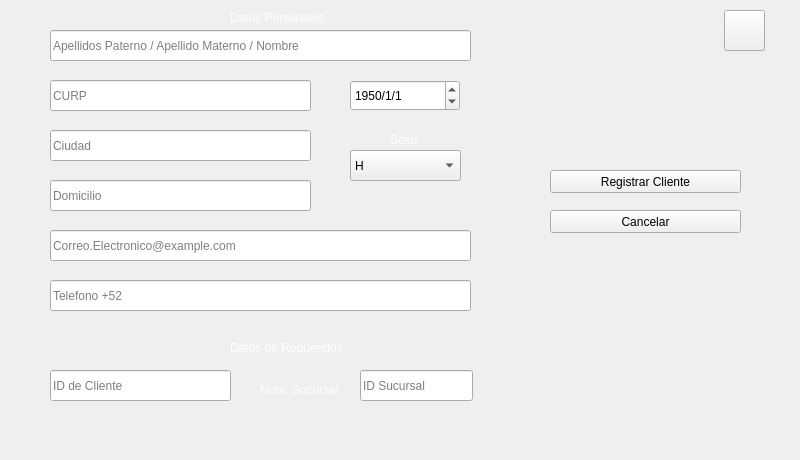
      <widget class="QWidget" name="tab_3">
       <attribute name="title">
        <string>Registrar Clientes</string>
       </attribute>
       <widget class="QLabel" name="label1002">
        <property name="geometry">
         <rect>
          <x>0</x>
          <y>0</y>
          <width>791</width>
          <height>451</height>
         </rect>
        </property>
        <property name="styleSheet">
         <string notr="true">border-image: url(:/imagenes/negro3.png);</string>
        </property>
        <property name="text">
         <string/>
        </property>
       </widget>
       <widget class="QLineEdit" name="NombreClientelineEdit">
        <property name="geometry">
         <rect>
          <x>50</x>
          <y>30</y>
          <width>421</width>
          <height>31</height>
         </rect>
        </property>
        <property name="styleSheet">
         <string notr="true">font: 63 9pt &quot;Yu Gothic UI Semibold&quot;;
font: 13pt &quot;MS Shell Dlg 2&quot;;</string>
        </property>
        <property name="placeholderText">
         <string>Apellidos Paterno / Apellido Materno / Nombre</string>
        </property>
       </widget>
       <widget class="QLineEdit" name="CURPclientelineEdit">
        <property name="geometry">
         <rect>
          <x>50</x>
          <y>80</y>
          <width>261</width>
          <height>31</height>
         </rect>
        </property>
        <property name="styleSheet">
         <string notr="true">font: 63 9pt &quot;Yu Gothic UI Semibold&quot;;
font: 13pt &quot;MS Shell Dlg 2&quot;;</string>
        </property>
        <property name="placeholderText">
         <string>CURP</string>
        </property>
       </widget>
       <widget class="QLineEdit" name="CiudadlineEdit">
        <property name="geometry">
         <rect>
          <x>50</x>
          <y>130</y>
          <width>261</width>
          <height>31</height>
         </rect>
        </property>
        <property name="styleSheet">
         <string notr="true">font: 63 9pt &quot;Yu Gothic UI Semibold&quot;;
font: 13pt &quot;MS Shell Dlg 2&quot;;</string>
        </property>
        <property name="placeholderText">
         <string>Ciudad</string>
        </property>
       </widget>
       <widget class="QLineEdit" name="DomiciliolineEdit">
        <property name="geometry">
         <rect>
          <x>50</x>
          <y>180</y>
          <width>261</width>
          <height>31</height>
         </rect>
        </property>
        <property name="styleSheet">
         <string notr="true">font: 63 9pt &quot;Yu Gothic UI Semibold&quot;;
font: 13pt &quot;MS Shell Dlg 2&quot;;</string>
        </property>
        <property name="placeholderText">
         <string>Domicilio</string>
        </property>
       </widget>
       <widget class="QLineEdit" name="CorreoClientelineEdit">
        <property name="geometry">
         <rect>
          <x>50</x>
          <y>230</y>
          <width>421</width>
          <height>31</height>
         </rect>
        </property>
        <property name="styleSheet">
         <string notr="true">font: 63 9pt &quot;Yu Gothic UI Semibold&quot;;
font: 13pt &quot;MS Shell Dlg 2&quot;;</string>
        </property>
        <property name="placeholderText">
         <string>Correo.Electronico@example.com</string>
        </property>
       </widget>
       <widget class="QLineEdit" name="TelefonoClientelineEdit">
        <property name="geometry">
         <rect>
          <x>50</x>
          <y>280</y>
          <width>421</width>
          <height>31</height>
         </rect>
        </property>
        <property name="styleSheet">
         <string notr="true">font: 63 9pt &quot;Yu Gothic UI Semibold&quot;;
font: 13pt &quot;MS Shell Dlg 2&quot;;</string>
        </property>
        <property name="placeholderText">
         <string>Telefono +52</string>
        </property>
       </widget>
       <widget class="QLabel" name="label101_2">
        <property name="geometry">
         <rect>
          <x>230</x>
          <y>340</y>
          <width>121</width>
          <height>16</height>
         </rect>
        </property>
        <property name="styleSheet">
         <string notr="true">font: 10pt &quot;MS Shell Dlg 2&quot;;
color: rgb(255, 255, 255);</string>
        </property>
        <property name="text">
         <string>Datos de Requeridos</string>
        </property>
       </widget>
       <widget class="QLineEdit" name="IdClientelineEdit">
        <property name="geometry">
         <rect>
          <x>50</x>
          <y>370</y>
          <width>181</width>
          <height>31</height>
         </rect>
        </property>
        <property name="styleSheet">
         <string notr="true">font: 63 9pt &quot;Yu Gothic UI Semibold&quot;;
font: 13pt &quot;MS Shell Dlg 2&quot;;</string>
        </property>
        <property name="placeholderText">
         <string>ID de Cliente</string>
        </property>
       </widget>
       <widget class="QLabel" name="label115">
        <property name="geometry">
         <rect>
          <x>260</x>
          <y>380</y>
          <width>91</width>
          <height>20</height>
         </rect>
        </property>
        <property name="styleSheet">
         <string notr="true">color: rgb(255, 255, 255);
font: 10pt &quot;MS Shell Dlg 2&quot;;</string>
        </property>
        <property name="text">
         <string>Num. Sucursal</string>
        </property>
       </widget>
       <widget class="QDateEdit" name="FechaNacClientedateEdit">
        <property name="geometry">
         <rect>
          <x>350</x>
          <y>80</y>
          <width>110</width>
          <height>31</height>
         </rect>
        </property>
        <property name="styleSheet">
         <string notr="true">font: 63 9pt &quot;Yu Gothic UI Semibold&quot;;
font: 13pt &quot;MS Shell Dlg 2&quot;;</string>
        </property>
        <property name="specialValueText">
         <string/>
        </property>
        <property name="displayFormat">
         <string>yyyy/M/d</string>
        </property>
        <property name="date">
         <date>
          <year>1950</year>
          <month>1</month>
          <day>1</day>
         </date>
        </property>
       </widget>
       <widget class="QPushButton" name="AgregarClientepushButton">
        <property name="geometry">
         <rect>
          <x>550</x>
          <y>170</y>
          <width>191</width>
          <height>23</height>
         </rect>
        </property>
        <property name="styleSheet">
         <string notr="true">font: 63 9pt &quot;Yu Gothic UI Semibold&quot;;
font: 11pt &quot;MS Shell Dlg 2&quot;;</string>
        </property>
        <property name="text">
         <string>Registrar Cliente</string>
        </property>
       </widget>
       <widget class="QPushButton" name="CancelarClientepushButton">
        <property name="geometry">
         <rect>
          <x>550</x>
          <y>210</y>
          <width>191</width>
          <height>23</height>
         </rect>
        </property>
        <property name="styleSheet">
         <string notr="true">font: 63 9pt &quot;Yu Gothic UI Semibold&quot;;
font: 11pt &quot;MS Shell Dlg 2&quot;;</string>
        </property>
        <property name="text">
         <string>Cancelar</string>
        </property>
       </widget>
       <widget class="QLabel" name="label101">
        <property name="geometry">
         <rect>
          <x>230</x>
          <y>10</y>
          <width>111</width>
          <height>16</height>
         </rect>
        </property>
        <property name="styleSheet">
         <string notr="true">font: 10pt &quot;MS Shell Dlg 2&quot;;
color: rgb(255, 255, 255);</string>
        </property>
        <property name="text">
         <string>Datos Personales</string>
        </property>
       </widget>
       <widget class="QLineEdit" name="ID_sucClientelineEdit">
        <property name="geometry">
         <rect>
          <x>360</x>
          <y>370</y>
          <width>113</width>
          <height>31</height>
         </rect>
        </property>
        <property name="styleSheet">
         <string notr="true">font: 63 9pt &quot;Yu Gothic UI Semibold&quot;;
font: 13pt &quot;MS Shell Dlg 2&quot;;</string>
        </property>
        <property name="placeholderText">
         <string>ID Sucursal</string>
        </property>
       </widget>
       <widget class="QComboBox" name="SexocomboBox">
        <property name="geometry">
         <rect>
          <x>350</x>
          <y>150</y>
          <width>111</width>
          <height>31</height>
         </rect>
        </property>
        <property name="styleSheet">
         <string notr="true">font: 63 9pt &quot;Yu Gothic UI Semibold&quot;;
font: 13pt &quot;MS Shell Dlg 2&quot;;</string>
        </property>
        <item>
         <property name="text">
          <string>H</string>
         </property>
        </item>
        <item>
         <property name="text">
          <string>M</string>
         </property>
        </item>
       </widget>
       <widget class="QLabel" name="label115_5">
        <property name="geometry">
         <rect>
          <x>390</x>
          <y>130</y>
          <width>31</width>
          <height>20</height>
         </rect>
        </property>
        <property name="styleSheet">
         <string notr="true">color: rgb(255, 255, 255);
font: 10pt &quot;MS Shell Dlg 2&quot;;</string>
        </property>
        <property name="text">
         <string>Sexo</string>
        </property>
       </widget>
       <widget class="QPushButton" name="AyudaClientespushButton">
        <property name="geometry">
         <rect>
          <x>724</x>
          <y>10</y>
          <width>41</width>
          <height>41</height>
         </rect>
        </property>
        <property name="styleSheet">
         <string notr="true">border-image: url(:/imagenes/ayuda.png);</string>
        </property>
        <property name="text">
         <string/>
        </property>
       </widget>
      </widget>
